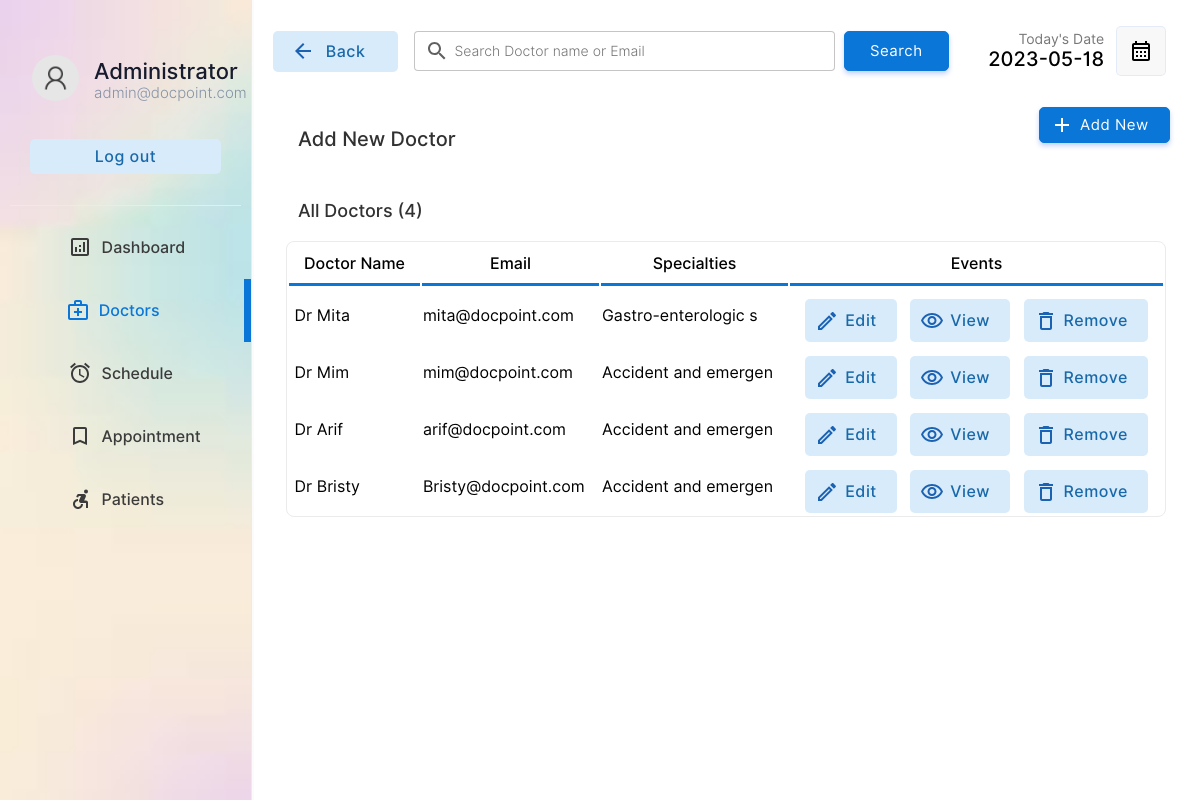
The app's page /doctor/doctors.php (signed in) with its own data.
### tables this page shows
CREATE TABLE `doctor` (
  `docid` int(11) NOT NULL,
  `docemail` varchar(255) DEFAULT NULL,
  `docname` varchar(255) DEFAULT NULL,
  `docpassword` varchar(255) DEFAULT NULL,
  `docnic` varchar(15) DEFAULT NULL,
  `doctel` varchar(15) DEFAULT NULL,
  `specialties` int(2) DEFAULT NULL
);

CREATE TABLE `specialties` (
  `id` int(2) NOT NULL,
  `sname` varchar(50) DEFAULT NULL
);

### doctor/doctors.php (the view, shortened to what this page needs)
<!DOCTYPE html>
<html lang="en">
<head>
    <link rel="stylesheet" href="../css/animations.css">
    <link rel="stylesheet" href="../css/main.css">
    <link rel="stylesheet" href="../css/admin.css">
</head>
<body>
    <?php
    include("../connection.php");
    ?>
    <div class="container">
        <div class="menu">
            <table class="menu-container" border="0">
                <tr>
                    <td style="padding:10px" colspan="2">
                        <table border="0" class="profile-container">
                            <tr>
                                <td width="30%" style="padding-left:20px" >
                                    <img src="../img/user.png" alt="" width="100%" style="border-radius:50%">
                                </td>
                                <td style="padding:0px;margin:0px;">
                                    <p class="profile-title">Administrator</p>
                                    <p class="profile-subtitle">admin@docpoint.com</p>
                                </td>
                            </tr>
                            <tr>
                                <td colspan="2">
                                <a href="../logout.php" ><input type="button" value="Log out" class="logout-btn btn-primary-soft btn"></a>
                                </td>
                            </tr>
                    </table>
                    </td>
                </tr>
                <tr class="menu-row" >
                    <td class="menu-btn menu-icon-dashbord" >
                        <a href="index.php" class="non-style-link-menu"><div><p class="menu-text">Dashboard</p></a></div></a>
                <tr class="menu-row">
                    <td class="menu-btn menu-icon-doctor menu-active menu-icon-doctor-active">
                        <a href="doctors.php" class="non-style-link-menu non-style-link-menu-active"><div><p class="menu-text">Doctors</p></a></div>
                <tr class="menu-row" >
                    <td class="menu-btn menu-icon-schedule">
                        <a href="schedule.php" class="non-style-link-menu"><div><p class="menu-text">Schedule</p></div></a>
                    </td>
                </tr>
                <tr class="menu-row">
                    <td class="menu-btn menu-icon-appoinment">
                        <a href="appointment.php" class="non-style-link-menu"><div><p class="menu-text">Appointment</p></a></div>
                    </td>
                </tr>
                <tr class="menu-row" >
                    <td class="menu-btn menu-icon-patient">
                        <a href="patient.php" class="non-style-link-menu"><div><p class="menu-text">Patients</p></a></div>
                    </td>
                </tr>
        <div class="dash-body">
            <table border="0" width="100%" style=" border-spacing: 0;margin:0;padding:0;margin-top:25px; ">
                <tr >
                    <td width="13%">
                        <a href="doctors.php" ><button  class="login-btn btn-primary-soft btn btn-icon-back"  style="padding-top:11px;padding-bottom:11px;margin-left:20px;width:125px"><font class="tn-in-text">Back</font></button></a>
                    </td>
                    <td>
                        <form action="" method="post" class="header-search">
                            <input type="search" name="search" class="input-text header-searchbar" placeholder="Search Doctor name or Email" list="doctors">&nbsp;&nbsp;
                            <?php
                                $list11 = $database->query("select  docname,docemail from  doctor;");
?>
                            <input type="Submit" value="Search" class="login-btn btn-primary btn" style="padding-left: 25px;padding-right: 25px;padding-top: 10px;padding-bottom: 10px;">
                        </form>
                    </td>
                    <td width="15%">
                        <p style="font-size: 14px;color: rgb(119, 119, 119);padding: 0;margin: 0;text-align: right;">
                            Today's Date
                        </p>
                        <p class="heading-sub12" style="padding: 0;margin: 0;">
                            <?php
                        $date = date('Y-m-d');
                        echo $date;
                        ?>
                        </p>
                    </td>
                    <td width="10%">
                        <button  class="btn-label"  style="display: flex;justify-content: center;align-items: center;"><img src="../img/calendar.svg" width="100%"></button>
                    </td>
                </tr>
                <tr >
                    <td colspan="2" style="padding-top:30px;">
                        <p class="heading-main12" style="margin-left: 45px;font-size:20px;color:rgb(49, 49, 49)">Add New Doctor</p>
                    </td>
                    <td colspan="2">
                        <a href="?action=add&id=none&error=0" class="non-style-link"><button  class="login-btn btn-primary btn button-icon"  style="display: flex;justify-content: center;align-items: center;margin-left:75px;background-image: url('../img/icons/add.svg');">Add New</font></button>
                            </a></td>
                </tr>
                <tr>
                    <td colspan="4" style="padding-top:10px;">
                        <p class="heading-main12" style="margin-left: 45px;font-size:18px;color:rgb(49, 49, 49)">All Doctors (<?php echo $list11->num_rows; ?>)</p>
                    </td>
                </tr>
                <?php
                    if($_POST){
                        $keyword=$_POST["search"];
                        $sqlmain= "select * from doctor where docemail='$keyword' or docname='$keyword' or docname like '$keyword%' or docname like '%$keyword' or docname like '%$keyword%'";
                    }else{
                        $sqlmain= "select * from doctor order by docid desc";
                    }
                ?>
                <tr>
                   <td colspan="4">
                       <center>
                        <div class="abc scroll">
                        <table width="93%" class="sub-table scrolldown" border="0">
                        <thead>
                        <tr>
                                <th class="table-headin">
                                Doctor Name
                                </th>
                                <th class="table-headin">
                                    Email
                                </th>
                                <th class="table-headin">
                                    Specialties
                                </th>
                                <th class="table-headin">
                                    Events
                                </tr>
                        </thead>
                        <tbody>
                            <?php
                                $result= $database->query($sqlmain);
                                if($result->num_rows==0){
                                    echo '<tr>
                                    <td colspan="4">
                                    <br><br><br><br>
                                    <center>
                                    <img src="../img/notfound.svg" width="25%">
                                    <br>
                                    <p class="heading-main12" style="margin-left: 45px;font-size:20px;color:rgb(49, 49, 49)">We  couldnt find anything related to your keywords !</p>
                                    <a class="non-style-link" href="doctors.php"><button  class="login-btn btn-primary-soft btn"  style="display: flex;justify-content: center;align-items: center;margin-left:20px;">&nbsp; Show all Doctors &nbsp;</font></button>
                                    </a>
                                    </center>
                                    <br><br><br><br>
                                    </td>
                                    </tr>';
                                }
                                else{
                                for ( $x=0; $x<$result->num_rows;$x++){
                                    $row=$result->fetch_assoc();
                                    $docid=$row["docid"];
                                    $name=$row["docname"];
                                    $email=$row["docemail"];
                                    $spe=$row["specialties"];
                                    $spcil_res= $database->query("select sname from specialties where id='$spe'");
                                    $spcil_array= $spcil_res->fetch_assoc();
                                    $spcil_name=$spcil_array["sname"];
                                    echo '<tr>
                                        <td> &nbsp;'.
                                        substr($name,0,30)
                                        .'</td>
                                        <td>
                                        '.substr($email,0,20).'
                                        </td>
                                        <td>
                                            '.substr($spcil_name,0,20).'
                                        </td>
                                        <td>
                                        <div style="display:flex;justify-content: center;">
                                        <a href="?action=edit&id='.$docid.'&error=0" class="non-style-link"><button  class="btn-primary-soft btn button-icon btn-edit"  style="padding-left: 40px;padding-top: 12px;padding-bottom: 12px;margin-top: 10px;"><font class="tn-in-text">Edit</font></button></a>
                                        &nbsp;&nbsp;&nbsp;
                                        <a href="?action=view&id='.$docid.'" class="non-style-link"><button  class="btn-primary-soft btn button-icon btn-view"  style="padding-left: 40px;padding-top: 12px;padding-bottom: 12px;margin-top: 10px;"><font class="tn-in-text">View</font></button></a>
                                       &nbsp;&nbsp;&nbsp;
                                       <a href="?action=drop&id='.$docid.'&name='.$name.'" class="non-style-link"><button  class="btn-primary-soft btn button-icon btn-delete"  style="padding-left: 40px;padding-top: 12px;padding-bottom: 12px;margin-top: 10px;"><font class="tn-in-text">Remove</font></button></a>
                                        </div>
                                        </td>
                                    </tr>';
                                }
                            }
                            ?>
                            </tbody>
                        </table>
                        </div>
                        </center>
                   </td>
                </tr>
            </table>
        </div>
</body>
</html>

### css/main.css (style rules this page uses)
:root { --primarycolor: #0A76D8; --primarycolorhover: #006dd3; --btnice:#D8EBFA; --btnnicetext:#1b62b3; }
body { margin: 0; padding: 0; border-spacing: 0; font-family: 'Inter', sans-serif; }
.input-text { border-radius: 4px; border: 0.5px solid rgb(226, 226, 226); padding: 10px; width: 92%; transition: 0.2s; outline: none; }
.input-text { border: 1px solid #e9ecef; font-size: 14px; line-height: 26px; background-color: #fff; display: block; width: 100%; padding: .375rem .75rem; font-weight: 300; line-height: 1.5; color: #212529; background-color: #fff; background-clip: padding-box; -webkit-appearance: none; -moz-appearance: none; appearance: none; border-radius: .25rem; transition: border-color .15s ease-in-out,box-shadow .15s ease-in-out; }
.input-text::placeholder { font-family: 'Inter', sans-serif; }
.btn { cursor: pointer; padding: 8px 20px; outline: none; text-decoration: none; font-size: 15px; letter-spacing: 0.5px; transition: all 0.3s; border-radius: 5px; font-family: 'Inter', sans-serif; }
.btn-primary { background-color: var(--primarycolor) ; border: 1px solid var(--primarycolor) ; color: #fff ; box-shadow: 0 3px 5px 0 rgba(57,108,240,0.3); }
.btn-primary-soft { background-color: #D8EBFA ; color: #1969AA; font-weight: 500; font-size: 16px; border: none; }
.non-style-link:link, .non-style-link:visited, .non-style-link:hover, .non-style-link:active { text-decoration: none; color: rgb(43, 43, 43); }
.btn-label { margin-left: 10px; padding: 12px 12px; outline: none; text-decoration: none; font-size: 15px; letter-spacing: 0.5px; transition: all 0.3s; border-radius: 5px; background-color: #f0f0f073; border: 1px solid rgba(57,108,240,0.1) ; font-family: 'Inter', sans-serif; }
.sub-table { border: 1px solid #ebebeb; border-radius: 8px; }
.table-headin { font-size: 16px; font-weight: 500; padding: 10px; border-bottom: 3px solid var(--primarycolor); }
.abc { width: 100%; height: 550px; overflow: auto; }
input[type=search] { background-image: url('../img/search.svg'); background-position: 10px 50%; background-repeat: no-repeat; transition: 0.5s; padding: 8px 20px 8px 40px; }
.button-icon { background-position: 10px 50%; background-repeat: no-repeat; transition: 0.5s; padding: 8px 20px 8px 40px; }
.menu-btn { padding:6px; color: #3b3b3b; background-position: 30% 50%; background-repeat: no-repeat; transition: 0.5s; }
.menu-text { padding-left: 40%; font-weight: 500; font-size: 16px; }
.menu-active { color: var(--primarycolor); border-right: 7px solid var(--primarycolor); background-color: var(); }
.non-style-link-menu:link, .non-style-link-menu:visited, .non-style-link-menu:active { text-decoration: none; color: #3b3b3b; }
.non-style-link-menu-active:link, .non-style-link-menu-active:visited, .non-style-link-menu-active:active { text-decoration: none; color: var(--primarycolor); }
.menu-icon-dashbord { background-image: url('../img/icons/dashboard.svg'); }
.menu-icon-doctor { background-image: url('../img/icons/doctors.svg'); }
.menu-icon-schedule { background-image: url('../img/icons/schedule.svg'); }
.menu-icon-appoinment { background-image: url('../img/icons/book.svg'); }
.menu-icon-patient { background-image: url('../img/icons/patients.svg'); }
.menu-icon-doctor:hover,.menu-icon-doctor-active { color: var(--primarycolor); background-image: url('../img/icons/doctors-hover.svg'); }
.btn-icon-back { background-image: url('../img/icons/back-iceblue.svg'); background-position: 18px 50%; background-repeat: no-repeat; transition: 0.5s; padding: 8px 20px 8px 40px; }
.btn-edit { background-image: url('../img/icons/edit-iceblue.svg'); }
.btn-view { background-image: url('../img/icons/view-iceblue.svg'); }
.btn-delete { background-image: url('../img/icons/delete-iceblue.svg'); }

### doctor/doctors.php (style rules this page uses)
.sub-table { animation: transitionIn-Y-bottom 0.5s; }

### records on screen
doctor: docname "Dr Mita", docemail "mita@docpoint.com", specialties.sname "Gastro-enterologic s"
doctor: docname "Dr Mim", docemail "mim@docpoint.com", specialties.sname "Accident and emergen"
doctor: docname "Dr Arif", docemail "arif@docpoint.com", specialties.sname "Accident and emergen"
doctor: docname "Dr Bristy", docemail "Bristy@docpoint.com", specialties.sname "Accident and emergen"

### other values on screen
$list11->num_rows "4"
